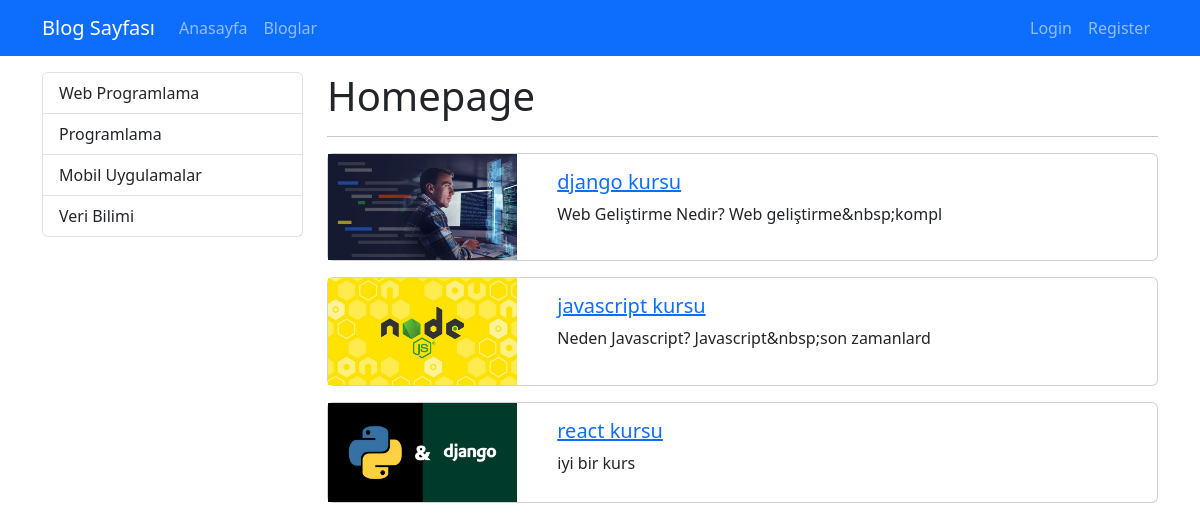
The page / on the database its author committed.
### blog/models.py (models this page shows, shortened)
class Category(models.Model):
    name = models.CharField(max_length=150)
    slug = models.SlugField(null=False, blank=True, unique=True, db_index=True, editable=False)

class Blog(models.Model):
    title = models.CharField(max_length=200)
    image = models.ImageField(upload_to="blogs")
    description = RichTextField()
    is_active = models.BooleanField(default=False)
    is_home = models.BooleanField(default=False)
    slug = models.SlugField(null=False, blank=True, unique=True, db_index=True, editable=False)
    categories = models.ManyToManyField(Category, blank=True)

### blog/views.py (the view)
# urls.py: path("", views.index, name="home"),
def index(request):
    context = {
        "blogs": Blog.objects.filter(is_active=True,is_home=True),
        "categories": Category.objects.all()
    }
    return render(request, "blog/index.html", context)

### blog/templates/blog/index.html (shortened to what this page needs)
{% extends "base.html" %}
{% load static %}
{% block css_files %}
<link rel="stylesheet" href="{% static 'blog/css/style.css' %}">
{% endblock %}
{% block content %}
<div class="container mt-3">
    <div class="row">
      <div class="col-3">
          {% include 'partials/_categories.html' %}
      </div>
      <div class="col-9">
        <h1>Homepage</h1>
        <hr>
        {% for blog in blogs %}
        {% if blog.is_home and blog.is_active %}
            {% include 'blog/partials/_blog.html' %}
            {% endif %}
        {% endfor %}
      </div>
    </div>
  </div>
{% endblock  %}

### templates/base.html (shortened to what this page needs)
{% load static %}
<!DOCTYPE html>
<html lang="en">
<head>
    <link rel="stylesheet" href="{% static 'css/bootstrap.min.css' %}">
    <link rel="stylesheet" href="{% static 'css/base.css' %}">
    {% block css_files %} {% endblock %}
</head>
<body>
  {% include 'partials/_navbar.html' %}
    {% block content %}{% endblock  %}
</body>
</html>

### templates/partials/_navbar.html (shortened to what this page needs)
<nav class="navbar navbar-dark bg-primary navbar-expand-lg">
    <div class="container">
        <a class="navbar-brand" href="{% url 'home' %}">Blog Sayfası</a>
        <div class="collapse navbar-collapse" id="navbar">
            <ul class="navbar-nav me-auto">
            <li class="nav-item">
               <a class="nav-link" href="{% url 'home' %}">Anasayfa</a>
            </li>
            <li class="nav-item">
                <a class="nav-link"  href="{% url 'blogs' %}">Bloglar</a>
             </li>
            </ul>
            <ul class="navbar-nav ms-auto">
            {% if user.is_authenticated %}
                <li class="nav-item">
                   <a class="nav-link"  href="{% url "logout" %}">Çıkış Yap</a>
                </li>
                <li class="nav-item">
                   <a class="nav-link"  href="">Hoşgeldiniz, {{user.get_full_name|title}}</a>
                </li>
            {% else %}
                <li class="nav-item">
                   <a class="nav-link" href="{% url "login" %}">Login</a>
                </li>
                <li class="nav-item">
                   <a class="nav-link"  href="{% url "register" %}">Register</a>
                </li>
            {% endif %}
             </ul>
       </div>
    </div>
</nav>

### templates/partials/_categories.html
<div class="list-group">
    {% for category  in categories %}
    {% if category.slug == selected_category %}
           <a class="list-group-item list-group-item-action active" href="{% url "blogs_by_category" category.slug %}">{{category.name|title}}</a>
    {% else %}
           <a class="list-group-item list-group-item-action" href="{% url "blogs_by_category" category.slug %}">{{category.name|title}}</a>
    {% endif %}
    {% endfor %}
</div>

### blog/templates/blog/partials/_blog.html
{% load static %}
<div class="card mb-3">
    <div class="row">
        <div class="col-md-3">
            <img src="{{ blog.image.url}}" alt="" class="img-fluid">
        </div>
        <div class="col-md-9">
            <div class="card-body">
                <h5 class="card-title">
                    <a href="{% url 'blog_details' blog.slug %}">
                  {{blog.title}}
                </a>
               </h5>
                <p class="card-text">{{ blog.description|striptags| slice:"0:50" }}</p>
            </div>
        </div>
    </div>
   </div>

### rows shown on the page
Category: name "Web Programlama"
Category: name "Programlama"
Category: name "Mobil Uygulamalar"
Category: name "Veri Bilimi"
Blog: image (picture), title "django kursu", description "Web Geliştirme Nedir? Web geliştirme&nbsp;kompl"
Blog: image (picture), title "javascript kursu", description "Neden Javascript? Javascript&nbsp;son zamanlard"
Blog: image (picture), title "react kursu", description "iyi bir kurs"
